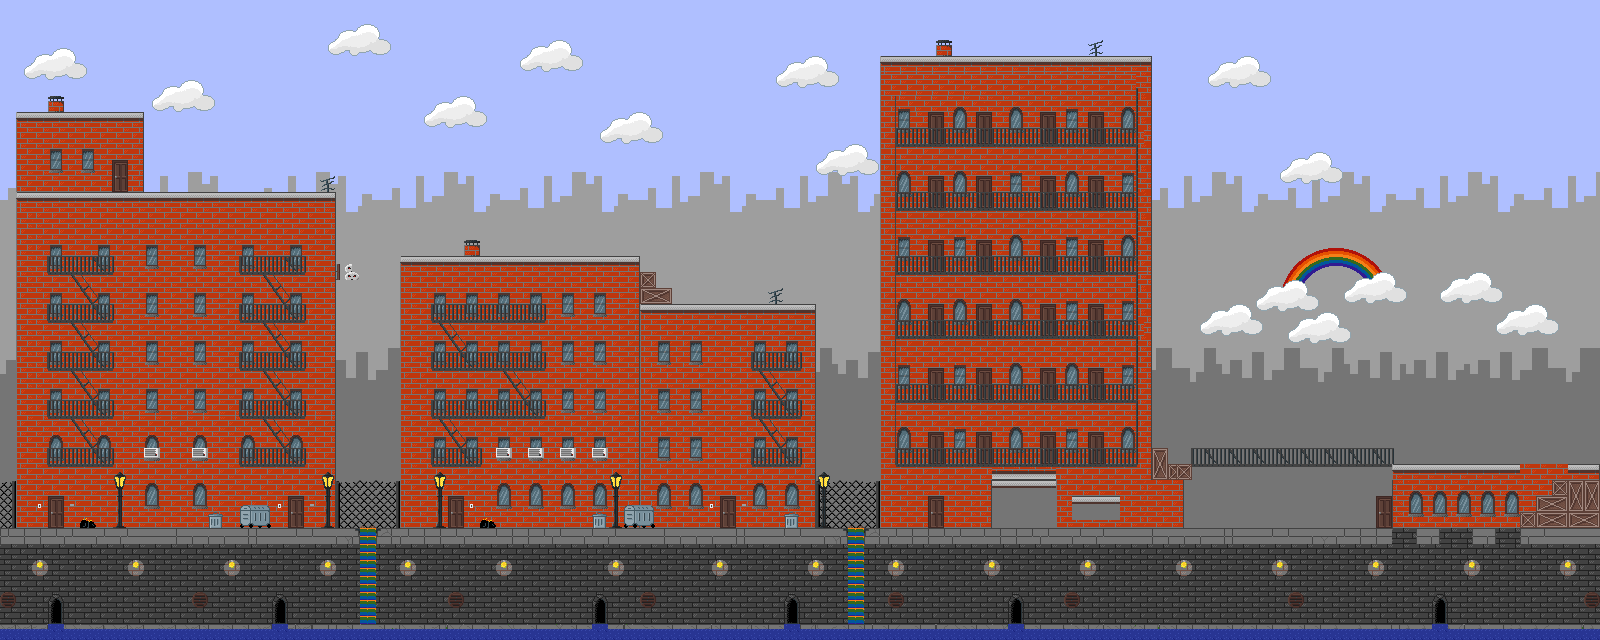

This is a level from a 2D game, rendered from its Tiled map with the project's own tilesets. A one-line summary and the map file follow, with tile-layer data summarised:
An orthogonal 200x80 tile map with 8x8 px tiles, 11 tile layers (City Collision, City Death, Skyline, City Backdrop 3, ...), 1 hidden layer not drawn, 17 tilesets and 66 objects (36x city, 13x unicorn, 10x forest, 2x all, 2x goose, ...).

<map version="1.0" orientation="orthogonal" renderorder="right-down" width="200" height="80" tilewidth="8" tileheight="8" nextobjectid="119">
 <tileset firstgid="1" name="city_tiles" tilewidth="8" tileheight="8">
  <image source="../assets/tiles/city_tiles.png" width="256" height="256" />
 </tileset>
 <tileset firstgid="1025" name="forest_tiles" tilewidth="8" tileheight="8">
  <image source="../assets/tiles/forest_tiles.png" width="256" height="480" />
 </tileset>
 <tileset firstgid="2945" name="dark_tiles" tilewidth="8" tileheight="8">
  <image source="../assets/tiles/dark_tiles.png" width="256" height="256" />
 </tileset>
 <tileset firstgid="3969" name="collectible_tiles" tilewidth="16" tileheight="16">
  <image source="../assets/tiles/collectible_tiles.png" width="16" height="16" />
 </tileset>
 <tileset firstgid="3970" name="happy_tiles" tilewidth="8" tileheight="8">
  <image source="../assets/tiles/happy_tiles.png" width="1024" height="1536" />
 </tileset>
 <tileset firstgid="28546" name="hell1" tilewidth="8" tileheight="8">
  <image source="../assets/backgrounds/hell1.png" width="128" height="64" />
 </tileset>
 <tileset firstgid="28674" name="hell2" tilewidth="8" tileheight="8">
  <image source="../assets/backgrounds/hell2.png" width="128" height="64" />
 </tileset>
 <tileset firstgid="28802" name="hell3" tilewidth="8" tileheight="8">
  <image source="../assets/backgrounds/hell3.png" width="128" height="64" />
 </tileset>
 <tileset firstgid="28930" name="city-3" tilewidth="8" tileheight="8">
  <image source="../assets/backgrounds/city-3.png" width="128" height="64" />
 </tileset>
 <tileset firstgid="29058" name="city-1" tilewidth="8" tileheight="8">
  <image source="../assets/backgrounds/city-1.png" width="128" height="64" />
 </tileset>
 <tileset firstgid="29186" name="city-2" tilewidth="8" tileheight="8">
  <image source="../assets/backgrounds/city-2.png" width="128" height="64" />
 </tileset>
 <tileset firstgid="29314" name="woods-2" tilewidth="8" tileheight="8">
  <image source="../assets/backgrounds/woods-2.png" width="128" height="64" />
  <tile id="96">
   <properties>
    <property name="slow" value="1" />
   </properties>
  </tile>
  <tile id="97">
   <properties>
    <property name="slow" value="1" />
   </properties>
  </tile>
  <tile id="98">
   <properties>
    <property name="slow" value="1" />
   </properties>
  </tile>
  <tile id="99">
   <properties>
    <property name="slow" value="1" />
   </properties>
  </tile>
  <tile id="100">
   <properties>
    <property name="slow" value="1" />
   </properties>
  </tile>
  <tile id="101">
   <properties>
    <property name="slow" value="1" />
   </properties>
  </tile>
  <tile id="102">
   <properties>
    <property name="slow" value="1" />
   </properties>
  </tile>
  <tile id="103">
   <properties>
    <property name="slow" value="1" />
   </properties>
  </tile>
  <tile id="104">
   <properties>
    <property name="slow" value="1" />
   </properties>
  </tile>
  <tile id="105">
   <properties>
    <property name="slow" value="1" />
   </properties>
  </tile>
  <tile id="106">
   <properties>
    <property name="slow" value="1" />
   </properties>
  </tile>
  <tile id="107">
   <properties>
    <property name="slow" value="1" />
   </properties>
  </tile>
  <tile id="108">
   <properties>
    <property name="slow" value="1" />
   </properties>
  </tile>
  <tile id="109">
   <properties>
    <property name="slow" value="1" />
   </properties>
  </tile>
  <tile id="110">
   <properties>
    <property name="slow" value="1" />
   </properties>
  </tile>
  <tile id="111">
   <properties>
    <property name="slow" value="1" />
   </properties>
  </tile>
  <tile id="112">
   <properties>
    <property name="slow" value="1" />
   </properties>
  </tile>
  <tile id="113">
   <properties>
    <property name="slow" value="1" />
   </properties>
  </tile>
  <tile id="114">
   <properties>
    <property name="slow" value="1" />
   </properties>
  </tile>
  <tile id="115">
   <properties>
    <property name="slow" value="1" />
   </properties>
  </tile>
  <tile id="116">
   <properties>
    <property name="slow" value="1" />
   </properties>
  </tile>
  <tile id="117">
   <properties>
    <property name="slow" value="1" />
   </properties>
  </tile>
  <tile id="118">
   <properties>
    <property name="slow" value="1" />
   </properties>
  </tile>
  <tile id="119">
   <properties>
    <property name="slow" value="1" />
   </properties>
  </tile>
  <tile id="120">
   <properties>
    <property name="slow" value="1" />
   </properties>
  </tile>
  <tile id="121">
   <properties>
    <property name="slow" value="1" />
   </properties>
  </tile>
  <tile id="122">
   <properties>
    <property name="slow" value="1" />
   </properties>
  </tile>
  <tile id="123">
   <properties>
    <property name="slow" value="1" />
   </properties>
  </tile>
  <tile id="124">
   <properties>
    <property name="slow" value="1" />
   </properties>
  </tile>
  <tile id="125">
   <properties>
    <property name="slow" value="1" />
   </properties>
  </tile>
  <tile id="126">
   <properties>
    <property name="slow" value="1" />
   </properties>
  </tile>
  <tile id="127">
   <properties>
    <property name="slow" value="1" />
   </properties>
  </tile>
 </tileset>
 <tileset firstgid="29442" name="woods-1" tilewidth="8" tileheight="8">
  <image source="../assets/backgrounds/woods-1.png" width="128" height="64" />
 </tileset>
 <tileset firstgid="29570" name="woods-3" tilewidth="8" tileheight="8">
  <image source="../assets/backgrounds/woods-3.png" width="128" height="64" />
 </tileset>
 <tileset firstgid="29698" name="happy1" tilewidth="8" tileheight="8">
  <image source="../assets/backgrounds/happy1.png" width="128" height="64" />
 </tileset>
 <tileset firstgid="29826" name="happy2" tilewidth="8" tileheight="8">
  <image source="../assets/backgrounds/happy2.png" width="128" height="64" />
 </tileset>
 <tileset firstgid="29954" name="happy3" tilewidth="8" tileheight="8">
  <image source="../assets/backgrounds/happy3.png" width="128" height="64" />
 </tileset>
 <objectgroup name="Special Layer">
  <object id="5" name="Teleporter 1" type="all" gid="44" x="57.7412" y="518.552" width="8" height="8" rotation="-134.871">
   <properties>
    <property name="teleport" value="Teleporter 2" />
   </properties>
  </object>
  <object id="10" name="Teleporter 2" type="all" gid="43" x="117.667" y="187.667" width="8" height="8">
   <properties>
    <property name="teleport" value="Teleporter 1" />
   </properties>
  </object>
 </objectgroup>
 <layer name="City Collision" width="200" height="80" opacity="0">
  <properties>
   <property name="collision" value="1" />
   <property name="max_hippieness" value="100" />
   <property name="min_hippieness" value="0" />
  </properties>
  <data>[16000 cells, 1576 non-empty, 9 distinct tile ids]</data>
 </layer>
 <layer name="City Death" width="200" height="80">
  <properties>
   <property name="death" value="1" />
   <property name="max_hippieness" value="100" />
   <property name="min_hippieness" value="0" />
  </properties>
  <data>[16000 cells, 36 non-empty, 3 distinct tile ids]</data>
 </layer>
 <layer name="Skyline" width="200" height="80">
  <properties>
   <property name="max_hippieness" value="200" />
   <property name="min_hippieness" value="0" />
  </properties>
  <data>[16000 cells, 16000 non-empty, 8 distinct tile ids]</data>
 </layer>
 <layer name="City Backdrop 3" width="200" height="80">
  <properties>
   <property name="max_hippieness" value="100" />
   <property name="min_hippieness" value="0" />
  </properties>
  <data>[16000 cells, 16000 non-empty, 7 distinct tile ids]</data>
 </layer>
 <layer name="City Backdrop 2" width="200" height="80">
  <properties>
   <property name="max_hippieness" value="100" />
   <property name="min_hippieness" value="0" />
   <property name="very slow" value="" />
  </properties>
  <data>[16000 cells, 7800 non-empty, 128 distinct tile ids]</data>
 </layer>
 <layer name="City Backdrop 1" width="200" height="80">
  <properties>
   <property name="max_hippieness" value="100" />
   <property name="min_hippieness" value="0" />
   <property name="slow" value="0" />
  </properties>
  <data>[16000 cells, 8940 non-empty, 167 distinct tile ids]</data>
 </layer>
 <layer name="City Background" width="200" height="80">
  <properties>
   <property name="max_hippieness" value="100" />
   <property name="min_hippieness" value="0" />
  </properties>
  <data>[16000 cells, 8532 non-empty, 214 distinct tile ids]</data>
 </layer>
 <layer name="City Background Details" width="200" height="80">
  <properties>
   <property name="max_hippieness" value="100" />
   <property name="min_hippieness" value="0" />
  </properties>
  <data>[16000 cells, 1717 non-empty, 156 distinct tile ids]</data>
 </layer>
 <layer name="City Player Layer" width="200" height="80">
  <properties>
   <property name="max_hippieness" value="100" />
   <property name="min_hippieness" value="0" />
  </properties>
  <data>[16000 cells, 1091 non-empty, 150 distinct tile ids]</data>
 </layer>
 <layer name="City Climb" width="200" height="80">
  <properties>
   <property name="climb" value="1" />
   <property name="max_hippieness" value="100" />
   <property name="min_hippieness" value="0" />
  </properties>
  <data>[16000 cells, 48 non-empty, 1 distinct tile ids]</data>
 </layer>
 <objectgroup name="Player">
  <object id="9" name="player" gid="1254" x="18" y="479" width="14" height="22" />
 </objectgroup>
 <layer name="City Foreground" width="200" height="80">
  <properties>
   <property name="max_hippieness" value="100" />
   <property name="min_hippieness" value="0" />
  </properties>
  <data>[16000 cells, 1721 non-empty, 150 distinct tile ids]</data>
 </layer>
 <objectgroup name="City Collectables">
  <properties>
   <property name="max_hippieness" value="100" />
   <property name="min_hippieness" value="0" />
  </properties>
  <object id="50" name="collectable1" type="city" gid="3969" x="206.667" y="192.667" width="16" height="16">
   <properties>
    <property name="collectible" value="0" />
   </properties>
  </object>
  <object id="51" name="collectable2" type="city" gid="3969" x="2.66667" y="624" width="16" height="16">
   <properties>
    <property name="collectible" value="0" />
   </properties>
  </object>
  <object id="52" name="collectable3" type="city" gid="3969" x="1032.67" y="56" width="16" height="16">
   <properties>
    <property name="collectible" value="0" />
   </properties>
  </object>
  <object id="53" name="collectable4" type="city" gid="3969" x="1570.67" y="462.667" width="16" height="16">
   <properties>
    <property name="collectible" value="0" />
   </properties>
  </object>
  <object id="54" name="collectable5" type="city" gid="3969" x="1122" y="529.333" width="16" height="16">
   <properties>
    <property name="collectible" value="0" />
   </properties>
  </object>
  <object id="55" name="collectable6" type="city" gid="3969" x="516" y="368.667" width="16" height="16">
   <properties>
    <property name="collectible" value="0" />
   </properties>
  </object>
  <object id="56" name="collectable7" type="city" gid="3969" x="145.333" y="448.667" width="16" height="16">
   <properties>
    <property name="collectible" value="0" />
   </properties>
  </object>
  <object id="57" name="collectable8" type="city" gid="3969" x="655.333" y="529.333" width="16" height="16">
   <properties>
    <property name="collectible" value="0" />
   </properties>
  </object>
  <object id="58" name="collectable9" type="city" gid="3969" x="1156" y="449.333" width="16" height="16">
   <properties>
    <property name="collectible" value="0" />
   </properties>
  </object>
  <object id="59" name="collectable10" type="city" gid="3969" x="2.66667" y="524.667" width="16" height="16">
   <properties>
    <property name="collectible" value="0" />
   </properties>
  </object>
  <object id="117" type="goose" gid="428" x="651" y="476" width="16" height="16" />
 </objectgroup>
 <objectgroup name="Forest Collectables">
  <properties>
   <property name="max_hippieness" value="200" />
   <property name="min_hippieness" value="100" />
  </properties>
  <object id="66" name="collactible1" type="forest" gid="3969" x="1009" y="185" width="16" height="16">
   <properties>
    <property name="collectible" value="0" />
    <property name="min_hippieness" value="100" />
   </properties>
  </object>
  <object id="67" name="collactible1" type="forest" gid="3969" x="1586" y="466" width="16" height="16">
   <properties>
    <property name="collectible" value="0" />
    <property name="min_hippieness" value="100" />
   </properties>
  </object>
  <object id="68" type="forest" gid="3969" x="1285" y="461" width="16" height="16">
   <properties>
    <property name="collectible" value="0" />
    <property name="min_hippieness" value="100" />
   </properties>
  </object>
  <object id="69" type="forest" gid="3969" x="626" y="259" width="16" height="16">
   <properties>
    <property name="collectible" value="0" />
    <property name="min_hippieness" value="100" />
    <property name="origin" value="2" />
   </properties>
  </object>
  <object id="70" type="forest" gid="3969" x="17" y="194" width="16" height="16">
   <properties>
    <property name="collectible" value="0" />
    <property name="min_hippieness" value="100" />
   </properties>
  </object>
  <object id="71" type="forest" gid="3969" x="272" y="531" width="16" height="16">
   <properties>
    <property name="collectible" value="0" />
    <property name="min_hippieness" value="100" />
   </properties>
  </object>
  <object id="72" type="forest" gid="3969" x="702" y="531" width="16" height="16">
   <properties>
    <property name="collectible" value="0" />
    <property name="min_hippieness" value="100" />
   </properties>
  </object>
  <object id="73" type="forest" gid="3969" x="1094" y="385" width="16" height="16">
   <properties>
    <property name="collectible" value="0" />
    <property name="min_hippieness" value="100" />
   </properties>
  </object>
  <object id="74" type="forest" gid="3969" x="1094" y="528" width="16" height="16">
   <properties>
    <property name="collectible" value="0" />
    <property name="min_hippieness" value="100" />
   </properties>
  </object>
  <object id="75" type="forest" gid="3969" x="1" y="526" width="16" height="16">
   <properties>
    <property name="collectible" value="0" />
    <property name="min_hippieness" value="100" />
   </properties>
  </object>
  <object id="76" type="Forest" gid="1280" x="267" y="349">
   <properties>
    <property name="collectible" value="0" />
    <property name="min_hippieness" value="100" />
   </properties>
  </object>
  <object id="77" gid="1280" x="709" y="526" />
 </objectgroup>
 <objectgroup name="Unicorn Collectables">
  <properties>
   <property name="max_hippieness" value="300" />
   <property name="min_hippieness" value="200" />
  </properties>
  <object id="78" name="unicorn" type="unicorn" gid="3969" x="52" y="89" width="16" height="16">
   <properties>
    <property name="collectible" value="0" />
   </properties>
  </object>
  <object id="79" name="unicorn" type="unicorn" gid="3969" x="146" y="190" width="16" height="16">
   <properties>
    <property name="collectible" value="0" />
   </properties>
  </object>
  <object id="80" name="unicorn" type="unicorn" gid="3969" x="292" y="39" width="16" height="16">
   <properties>
    <property name="collectible" value="0" />
   </properties>
  </object>
  <object id="81" name="unicorn" type="unicorn" gid="3969" x="401" y="89" width="16" height="16">
   <properties>
    <property name="collectible" value="0" />
   </properties>
  </object>
  <object id="82" name="unicorn" type="unicorn" gid="3969" x="494" y="126" width="16" height="16">
   <properties>
    <property name="collectible" value="0" />
   </properties>
  </object>
  <object id="83" name="unicorn" type="unicorn" gid="3969" x="795" y="78" width="16" height="16">
   <properties>
    <property name="collectible" value="0" />
   </properties>
  </object>
  <object id="84" name="unicorn" type="unicorn" gid="3969" x="1043" y="49" width="16" height="16">
   <properties>
    <property name="collectible" value="0" />
   </properties>
  </object>
  <object id="85" name="unicorn" type="unicorn" gid="3969" x="1205" y="164" width="16" height="16">
   <properties>
    <property name="collectible" value="0" />
   </properties>
  </object>
  <object id="86" name="unicorn" type="unicorn" gid="3969" x="1313" y="55" width="16" height="16">
   <properties>
    <property name="collectible" value="0" />
   </properties>
  </object>
  <object id="87" name="unicorn" type="unicorn" gid="3969" x="1466" y="126" width="16" height="16">
   <properties>
    <property name="collectible" value="0" />
   </properties>
  </object>
  <object id="118" type="goose" gid="358" x="173.333" y="420.667" />
 </objectgroup>
 <layer name="Title" width="200" height="80" visible="0">
  <data>[16000 cells, 7038 non-empty, 7038 distinct tile ids]</data>
 </layer>
 <objectgroup name="CitySpecial">
  <properties>
   <property name="max_hippieness" value="100" />
   <property name="min_hippieness" value="0" />
   <property name="origin" value="city" />
  </properties>
  <object id="88" name="01" type="city" gid="235" x="932.665" y="522.333" width="8" height="16">
   <properties>
    <property name="max_hippieness" value="100" />
    <property name="min_hippieness" value="0" />
    <property name="opacity" value="0" />
    <property name="teleport" value="22" />
   </properties>
  </object>
  <object id="89" name="11" type="city" gid="235" x="933.332" y="457.333" width="8" height="16">
   <properties>
    <property name="max_hippieness" value="100" />
    <property name="min_hippieness" value="0" />
    <property name="opacity" value="0" />
    <property name="teleport" value="62" />
   </properties>
  </object>
  <object id="90" name="12" type="city" gid="235" x="981.999" y="457.333" width="8" height="16">
   <properties>
    <property name="max_hippieness" value="100" />
    <property name="min_hippieness" value="0" />
    <property name="teleport" value="63" />
   </properties>
  </object>
  <object id="91" name="13" type="city" gid="235" x="1045.67" y="458.667" width="8" height="16">
   <properties>
    <property name="max_hippieness" value="100" />
    <property name="min_hippieness" value="0" />
    <property name="teleport" value="51" />
   </properties>
  </object>
  <object id="92" name="14" type="city" gid="235" x="1091" y="458.667" width="8" height="16">
   <properties>
    <property name="max_hippieness" value="100" />
    <property name="min_hippieness" value="0" />
    <property name="teleport" value="23" />
   </properties>
  </object>
  <object id="93" name="21" type="city" gid="235" x="932.332" y="393.667" width="8" height="16">
   <properties>
    <property name="max_hippieness" value="100" />
    <property name="min_hippieness" value="0" />
    <property name="teleport" value="44" />
   </properties>
  </object>
  <object id="94" name="22" type="city" gid="235" x="977.999" y="393.667" width="8" height="16">
   <properties>
    <property name="max_hippieness" value="100" />
    <property name="min_hippieness" value="0" />
    <property name="teleport" value="1" />
   </properties>
  </object>
  <object id="95" name="23" type="city" gid="235" x="1043" y="393.667" width="8" height="16">
   <properties>
    <property name="max_hippieness" value="100" />
    <property name="min_hippieness" value="0" />
    <property name="teleport" value="14" />
   </properties>
  </object>
  </objectgroup>
 <objectgroup name="Unicorn Special">
  <properties>
   <property name="max_hippieness" value="300" />
   <property name="min_hippieness" value="200" />
  </properties>
  <!-- 3 objects omitted --></objectgroup>
</map>
<!-- 21 of 66 objects omitted -->
